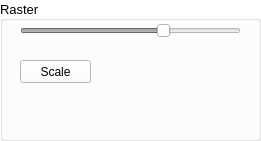
   <widget class="QGroupBox" name="groupBoxRaster">
    <property name="geometry">
     <rect>
      <x>0</x>
      <y>280</y>
      <width>261</width>
      <height>141</height>
     </rect>
    </property>
    <property name="palette">
     <palette>
      <active>
       <colorrole role="WindowText">
        <brush brushstyle="SolidPattern">
         <color alpha="255">
          <red>0</red>
          <green>0</green>
          <blue>0</blue>
         </color>
        </brush>
       </colorrole>
       <colorrole role="Button">
        <brush brushstyle="SolidPattern">
         <color alpha="255">
          <red>255</red>
          <green>255</green>
          <blue>255</blue>
         </color>
        </brush>
       </colorrole>
       <colorrole role="Light">
        <brush brushstyle="SolidPattern">
         <color alpha="255">
          <red>255</red>
          <green>255</green>
          <blue>255</blue>
         </color>
        </brush>
       </colorrole>
       <colorrole role="Midlight">
        <brush brushstyle="SolidPattern">
         <color alpha="255">
          <red>255</red>
          <green>255</green>
          <blue>255</blue>
         </color>
        </brush>
       </colorrole>
       <colorrole role="Dark">
        <brush brushstyle="SolidPattern">
         <color alpha="255">
          <red>127</red>
          <green>127</green>
          <blue>127</blue>
         </color>
        </brush>
       </colorrole>
       <colorrole role="Mid">
        <brush brushstyle="SolidPattern">
         <color alpha="255">
          <red>170</red>
          <green>170</green>
          <blue>170</blue>
         </color>
        </brush>
       </colorrole>
       <colorrole role="Text">
        <brush brushstyle="SolidPattern">
         <color alpha="255">
          <red>0</red>
          <green>0</green>
          <blue>0</blue>
         </color>
        </brush>
       </colorrole>
       <colorrole role="BrightText">
        <brush brushstyle="SolidPattern">
         <color alpha="255">
          <red>255</red>
          <green>255</green>
          <blue>255</blue>
         </color>
        </brush>
       </colorrole>
       <colorrole role="ButtonText">
        <brush brushstyle="SolidPattern">
         <color alpha="255">
          <red>0</red>
          <green>0</green>
          <blue>0</blue>
         </color>
        </brush>
       </colorrole>
       <colorrole role="Base">
        <brush brushstyle="SolidPattern">
         <color alpha="255">
          <red>255</red>
          <green>255</green>
          <blue>255</blue>
         </color>
        </brush>
       </colorrole>
       <colorrole role="Window">
        <brush brushstyle="SolidPattern">
         <color alpha="255">
          <red>255</red>
          <green>255</green>
          <blue>255</blue>
         </color>
        </brush>
       </colorrole>
       <colorrole role="Shadow">
        <brush brushstyle="SolidPattern">
         <color alpha="255">
          <red>0</red>
          <green>0</green>
          <blue>0</blue>
         </color>
        </brush>
       </colorrole>
       <colorrole role="AlternateBase">
        <brush brushstyle="SolidPattern">
         <color alpha="255">
          <red>255</red>
          <green>255</green>
          <blue>255</blue>
         </color>
        </brush>
       </colorrole>
       <colorrole role="ToolTipBase">
        <brush brushstyle="SolidPattern">
         <color alpha="255">
          <red>255</red>
          <green>255</green>
          <blue>220</blue>
         </color>
        </brush>
       </colorrole>
       <colorrole role="ToolTipText">
        <brush brushstyle="SolidPattern">
         <color alpha="255">
          <red>0</red>
          <green>0</green>
          <blue>0</blue>
         </color>
        </brush>
       </colorrole>
       <colorrole role="PlaceholderText">
        <brush brushstyle="NoBrush">
         <color alpha="128">
          <red>0</red>
          <green>0</green>
          <blue>0</blue>
         </color>
        </brush>
       </colorrole>
      </active>
      <inactive>
       <colorrole role="WindowText">
        <brush brushstyle="SolidPattern">
         <color alpha="255">
          <red>0</red>
          <green>0</green>
          <blue>0</blue>
         </color>
        </brush>
       </colorrole>
       <colorrole role="Button">
        <brush brushstyle="SolidPattern">
         <color alpha="255">
          <red>255</red>
          <green>255</green>
          <blue>255</blue>
         </color>
        </brush>
       </colorrole>
       <colorrole role="Light">
        <brush brushstyle="SolidPattern">
         <color alpha="255">
          <red>255</red>
          <green>255</green>
          <blue>255</blue>
         </color>
        </brush>
       </colorrole>
       <colorrole role="Midlight">
        <brush brushstyle="SolidPattern">
         <color alpha="255">
          <red>255</red>
          <green>255</green>
          <blue>255</blue>
         </color>
        </brush>
       </colorrole>
       <colorrole role="Dark">
        <brush brushstyle="SolidPattern">
         <color alpha="255">
          <red>127</red>
          <green>127</green>
          <blue>127</blue>
         </color>
        </brush>
       </colorrole>
       <colorrole role="Mid">
        <brush brushstyle="SolidPattern">
         <color alpha="255">
          <red>170</red>
          <green>170</green>
          <blue>170</blue>
         </color>
        </brush>
       </colorrole>
       <colorrole role="Text">
        <brush brushstyle="SolidPattern">
         <color alpha="255">
          <red>0</red>
          <green>0</green>
          <blue>0</blue>
         </color>
        </brush>
       </colorrole>
       <colorrole role="BrightText">
        <brush brushstyle="SolidPattern">
         <color alpha="255">
          <red>255</red>
          <green>255</green>
          <blue>255</blue>
         </color>
        </brush>
       </colorrole>
       <colorrole role="ButtonText">
        <brush brushstyle="SolidPattern">
         <color alpha="255">
          <red>0</red>
          <green>0</green>
          <blue>0</blue>
         </color>
        </brush>
       </colorrole>
       <colorrole role="Base">
        <brush brushstyle="SolidPattern">
         <color alpha="255">
          <red>255</red>
          <green>255</green>
          <blue>255</blue>
         </color>
        </brush>
       </colorrole>
       <colorrole role="Window">
        <brush brushstyle="SolidPattern">
         <color alpha="255">
          <red>255</red>
          <green>255</green>
          <blue>255</blue>
         </color>
        </brush>
       </colorrole>
       <colorrole role="Shadow">
        <brush brushstyle="SolidPattern">
         <color alpha="255">
          <red>0</red>
          <green>0</green>
          <blue>0</blue>
         </color>
        </brush>
       </colorrole>
       <colorrole role="AlternateBase">
        <brush brushstyle="SolidPattern">
         <color alpha="255">
          <red>255</red>
          <green>255</green>
          <blue>255</blue>
         </color>
        </brush>
       </colorrole>
       <colorrole role="ToolTipBase">
        <brush brushstyle="SolidPattern">
         <color alpha="255">
          <red>255</red>
          <green>255</green>
          <blue>220</blue>
         </color>
        </brush>
       </colorrole>
       <colorrole role="ToolTipText">
        <brush brushstyle="SolidPattern">
         <color alpha="255">
          <red>0</red>
          <green>0</green>
          <blue>0</blue>
         </color>
        </brush>
       </colorrole>
       <colorrole role="PlaceholderText">
        <brush brushstyle="NoBrush">
         <color alpha="128">
          <red>0</red>
          <green>0</green>
          <blue>0</blue>
         </color>
        </brush>
       </colorrole>
      </inactive>
      <disabled>
       <colorrole role="WindowText">
        <brush brushstyle="SolidPattern">
         <color alpha="255">
          <red>127</red>
          <green>127</green>
          <blue>127</blue>
         </color>
        </brush>
       </colorrole>
       <colorrole role="Button">
        <brush brushstyle="SolidPattern">
         <color alpha="255">
          <red>255</red>
          <green>255</green>
          <blue>255</blue>
         </color>
        </brush>
       </colorrole>
       <colorrole role="Light">
        <brush brushstyle="SolidPattern">
         <color alpha="255">
          <red>255</red>
          <green>255</green>
          <blue>255</blue>
         </color>
        </brush>
       </colorrole>
       <colorrole role="Midlight">
        <brush brushstyle="SolidPattern">
         <color alpha="255">
          <red>255</red>
          <green>255</green>
          <blue>255</blue>
         </color>
        </brush>
       </colorrole>
       <colorrole role="Dark">
        <brush brushstyle="SolidPattern">
         <color alpha="255">
          <red>127</red>
          <green>127</green>
          <blue>127</blue>
         </color>
        </brush>
       </colorrole>
       <colorrole role="Mid">
        <brush brushstyle="SolidPattern">
         <color alpha="255">
          <red>170</red>
          <green>170</green>
          <blue>170</blue>
         </color>
        </brush>
       </colorrole>
       <colorrole role="Text">
        <brush brushstyle="SolidPattern">
         <color alpha="255">
          <red>127</red>
          <green>127</green>
          <blue>127</blue>
         </color>
        </brush>
       </colorrole>
       <colorrole role="BrightText">
        <brush brushstyle="SolidPattern">
         <color alpha="255">
          <red>255</red>
          <green>255</green>
          <blue>255</blue>
         </color>
        </brush>
       </colorrole>
       <colorrole role="ButtonText">
        <brush brushstyle="SolidPattern">
         <color alpha="255">
          <red>127</red>
          <green>127</green>
          <blue>127</blue>
         </color>
        </brush>
       </colorrole>
       <colorrole role="Base">
        <brush brushstyle="SolidPattern">
         <color alpha="255">
          <red>255</red>
          <green>255</green>
          <blue>255</blue>
         </color>
        </brush>
       </colorrole>
       <colorrole role="Window">
        <brush brushstyle="SolidPattern">
         <color alpha="255">
          <red>255</red>
          <green>255</green>
          <blue>255</blue>
         </color>
        </brush>
       </colorrole>
       <colorrole role="Shadow">
        <brush brushstyle="SolidPattern">
         <color alpha="255">
          <red>0</red>
          <green>0</green>
          <blue>0</blue>
         </color>
        </brush>
       </colorrole>
       <colorrole role="AlternateBase">
        <brush brushstyle="SolidPattern">
         <color alpha="255">
          <red>255</red>
          <green>255</green>
          <blue>255</blue>
         </color>
        </brush>
       </colorrole>
       <colorrole role="ToolTipBase">
        <brush brushstyle="SolidPattern">
         <color alpha="255">
          <red>255</red>
          <green>255</green>
          <blue>220</blue>
         </color>
        </brush>
       </colorrole>
       <colorrole role="ToolTipText">
        <brush brushstyle="SolidPattern">
         <color alpha="255">
          <red>0</red>
          <green>0</green>
          <blue>0</blue>
         </color>
        </brush>
       </colorrole>
       <colorrole role="PlaceholderText">
        <brush brushstyle="NoBrush">
         <color alpha="128">
          <red>0</red>
          <green>0</green>
          <blue>0</blue>
         </color>
        </brush>
       </colorrole>
      </disabled>
     </palette>
    </property>
    <property name="font">
     <font>
      <pointsize>10</pointsize>
      <weight>50</weight>
      <bold>false</bold>
     </font>
    </property>
    <property name="autoFillBackground">
     <bool>true</bool>
    </property>
    <property name="title">
     <string notr="true">Raster</string>
    </property>
    <property name="alignment">
     <set>Qt::AlignLeading|Qt::AlignLeft|Qt::AlignVCenter</set>
    </property>
    <widget class="QSlider" name="rasterOpacitySlider">
     <property name="enabled">
      <bool>false</bool>
     </property>
     <property name="geometry">
      <rect>
       <x>20</x>
       <y>20</y>
       <width>221</width>
       <height>22</height>
      </rect>
     </property>
     <property name="toolTip">
      <string>Raster opacity</string>
     </property>
     <property name="toolTipDuration">
      <number>-1</number>
     </property>
     <property name="statusTip">
      <string notr="true"/>
     </property>
     <property name="whatsThis">
      <string notr="true"/>
     </property>
     <property name="accessibleName">
      <string/>
     </property>
     <property name="accessibleDescription">
      <string/>
     </property>
     <property name="maximum">
      <number>100</number>
     </property>
     <property name="value">
      <number>66</number>
     </property>
     <property name="orientation">
      <enum>Qt::Horizontal</enum>
     </property>
    </widget>
    <widget class="QWidget" name="widgetColorLegendRaster" native="true">
     <property name="geometry">
      <rect>
       <x>-1</x>
       <y>90</y>
       <width>261</width>
       <height>41</height>
      </rect>
     </property>
     <property name="font">
      <font>
       <pointsize>8</pointsize>
      </font>
     </property>
     <property name="toolTip">
      <string>Raster colors</string>
     </property>
    </widget>
    <widget class="QPushButton" name="rasterScaleButton">
     <property name="geometry">
      <rect>
       <x>20</x>
       <y>60</y>
       <width>71</width>
       <height>23</height>
      </rect>
     </property>
     <property name="font">
      <font>
       <pointsize>9</pointsize>
      </font>
     </property>
     <property name="text">
      <string>Scale</string>
     </property>
    </widget>
    <widget class="QLabel" name="labelRasterScale">
     <property name="geometry">
      <rect>
       <x>100</x>
       <y>60</y>
       <width>151</width>
       <height>21</height>
      </rect>
     </property>
     <property name="palette">
      <palette>
       <active>
        <colorrole role="WindowText">
         <brush brushstyle="SolidPattern">
          <color alpha="255">
           <red>0</red>
           <green>0</green>
           <blue>0</blue>
          </color>
         </brush>
        </colorrole>
       </active>
       <inactive>
        <colorrole role="WindowText">
         <brush brushstyle="SolidPattern">
          <color alpha="255">
           <red>0</red>
           <green>0</green>
           <blue>0</blue>
          </color>
         </brush>
        </colorrole>
       </inactive>
       <disabled>
        <colorrole role="WindowText">
         <brush brushstyle="SolidPattern">
          <color alpha="255">
           <red>127</red>
           <green>127</green>
           <blue>127</blue>
          </color>
         </brush>
        </colorrole>
       </disabled>
      </palette>
     </property>
     <property name="font">
      <font>
       <pointsize>9</pointsize>
      </font>
     </property>
     <property name="text">
      <string/>
     </property>
    </widget>
   </widget>
